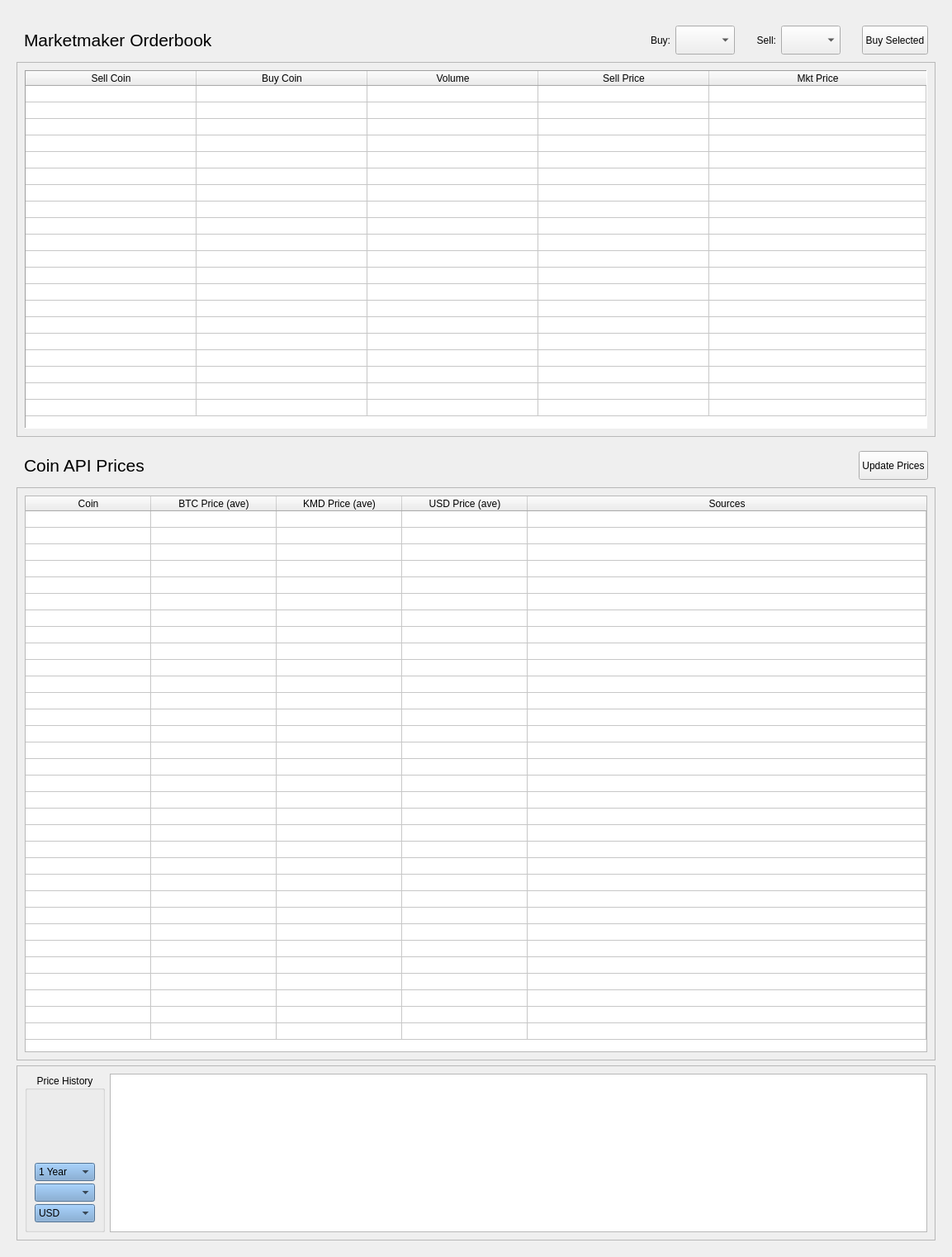
  <widget class="QWidget" name="tab_orderbook">
   <attribute name="title">
    <string>Market</string>
   </attribute>
   <layout class="QGridLayout" name="gridLayout_23">
    <item row="0" column="0">
     <widget class="QFrame" name="frame_59">
      <property name="sizePolicy">
       <sizepolicy hsizetype="MinimumExpanding" vsizetype="MinimumExpanding">
        <horstretch>0</horstretch>
        <verstretch>0</verstretch>
       </sizepolicy>
      </property>
      <property name="styleSheet">
       <string/>
      </property>
      <property name="frameShape">
       <enum>QFrame::NoFrame</enum>
      </property>
      <property name="frameShadow">
       <enum>QFrame::Raised</enum>
      </property>
      <layout class="QGridLayout" name="gridLayout_4">
       <item row="0" column="0">
        <widget class="QFrame" name="frame_7">
         <property name="sizePolicy">
          <sizepolicy hsizetype="Minimum" vsizetype="Minimum">
           <horstretch>0</horstretch>
           <verstretch>0</verstretch>
          </sizepolicy>
         </property>
         <property name="maximumSize">
          <size>
           <width>16777215</width>
           <height>16777215</height>
          </size>
         </property>
         <property name="styleSheet">
          <string notr="true"/>
         </property>
         <property name="frameShape">
          <enum>QFrame::NoFrame</enum>
         </property>
         <property name="frameShadow">
          <enum>QFrame::Raised</enum>
         </property>
         <layout class="QGridLayout" name="gridLayout_21">
          <property name="bottomMargin">
           <number>0</number>
          </property>
          <item row="0" column="5">
           <widget class="QComboBox" name="orderbook_sell_combo">
            <property name="sizePolicy">
             <sizepolicy hsizetype="Minimum" vsizetype="Minimum">
              <horstretch>0</horstretch>
              <verstretch>0</verstretch>
             </sizepolicy>
            </property>
            <property name="maximumSize">
             <size>
              <width>16777215</width>
              <height>35</height>
             </size>
            </property>
            <property name="styleSheet">
             <string notr="true"/>
            </property>
           </widget>
          </item>
          <item row="0" column="7">
           <widget class="QPushButton" name="orderbook_buy_btn">
            <property name="sizePolicy">
             <sizepolicy hsizetype="Minimum" vsizetype="Minimum">
              <horstretch>0</horstretch>
              <verstretch>0</verstretch>
             </sizepolicy>
            </property>
            <property name="maximumSize">
             <size>
              <width>16777215</width>
              <height>35</height>
             </size>
            </property>
            <property name="font">
             <font>
              <pointsize>9</pointsize>
             </font>
            </property>
            <property name="styleSheet">
             <string notr="true"/>
            </property>
            <property name="text">
             <string>Buy Selected</string>
            </property>
           </widget>
          </item>
          <item row="0" column="4">
           <widget class="QLabel" name="orderbook_sell_lbl">
            <property name="sizePolicy">
             <sizepolicy hsizetype="Minimum" vsizetype="Minimum">
              <horstretch>0</horstretch>
              <verstretch>0</verstretch>
             </sizepolicy>
            </property>
            <property name="text">
             <string>Sell:</string>
            </property>
            <property name="alignment">
             <set>Qt::AlignRight|Qt::AlignTrailing|Qt::AlignVCenter</set>
            </property>
           </widget>
          </item>
          <item row="0" column="2">
           <widget class="QComboBox" name="orderbook_buy_combo">
            <property name="sizePolicy">
             <sizepolicy hsizetype="Minimum" vsizetype="Minimum">
              <horstretch>0</horstretch>
              <verstretch>0</verstretch>
             </sizepolicy>
            </property>
            <property name="maximumSize">
             <size>
              <width>16777215</width>
              <height>35</height>
             </size>
            </property>
            <property name="styleSheet">
             <string notr="true"/>
            </property>
           </widget>
          </item>
          <item row="0" column="0">
           <widget class="QLabel" name="label_45">
            <property name="sizePolicy">
             <sizepolicy hsizetype="MinimumExpanding" vsizetype="Minimum">
              <horstretch>0</horstretch>
              <verstretch>0</verstretch>
             </sizepolicy>
            </property>
            <property name="maximumSize">
             <size>
              <width>16777215</width>
              <height>16777215</height>
             </size>
            </property>
            <property name="text">
             <string>&lt;html&gt;&lt;head/&gt;&lt;body&gt;&lt;p&gt;&lt;span style=&quot; font-size:16pt;&quot;&gt;Marketmaker Orderbook&lt;/span&gt;&lt;/p&gt;&lt;/body&gt;&lt;/html&gt;</string>
            </property>
           </widget>
          </item>
          <item row="0" column="1">
           <widget class="QLabel" name="orderbook_buy_lbl">
            <property name="sizePolicy">
             <sizepolicy hsizetype="Minimum" vsizetype="Minimum">
              <horstretch>0</horstretch>
              <verstretch>0</verstretch>
             </sizepolicy>
            </property>
            <property name="text">
             <string>Buy:</string>
            </property>
            <property name="alignment">
             <set>Qt::AlignRight|Qt::AlignTrailing|Qt::AlignVCenter</set>
            </property>
           </widget>
          </item>
          <item row="0" column="6">
           <spacer name="verticalSpacer_11">
            <property name="orientation">
             <enum>Qt::Vertical</enum>
            </property>
            <property name="sizeType">
             <enum>QSizePolicy::Minimum</enum>
            </property>
            <property name="sizeHint" stdset="0">
             <size>
              <width>20</width>
              <height>40</height>
             </size>
            </property>
           </spacer>
          </item>
          <item row="0" column="3">
           <spacer name="verticalSpacer_14">
            <property name="orientation">
             <enum>Qt::Vertical</enum>
            </property>
            <property name="sizeType">
             <enum>QSizePolicy::Minimum</enum>
            </property>
            <property name="sizeHint" stdset="0">
             <size>
              <width>20</width>
              <height>40</height>
             </size>
            </property>
           </spacer>
          </item>
         </layout>
        </widget>
       </item>
       <item row="1" column="0">
        <widget class="QFrame" name="frame_56">
         <property name="sizePolicy">
          <sizepolicy hsizetype="Minimum" vsizetype="MinimumExpanding">
           <horstretch>0</horstretch>
           <verstretch>0</verstretch>
          </sizepolicy>
         </property>
         <property name="styleSheet">
          <string notr="true"/>
         </property>
         <property name="frameShape">
          <enum>QFrame::StyledPanel</enum>
         </property>
         <property name="frameShadow">
          <enum>QFrame::Raised</enum>
         </property>
         <layout class="QGridLayout" name="gridLayout_24">
          <item row="0" column="0">
           <widget class="QTableWidget" name="orderbook_table">
            <property name="sizePolicy">
             <sizepolicy hsizetype="MinimumExpanding" vsizetype="Expanding">
              <horstretch>0</horstretch>
              <verstretch>0</verstretch>
             </sizepolicy>
            </property>
            <property name="styleSheet">
             <string notr="true"/>
            </property>
            <property name="frameShape">
             <enum>QFrame::Panel</enum>
            </property>
            <property name="frameShadow">
             <enum>QFrame::Sunken</enum>
            </property>
            <property name="sizeAdjustPolicy">
             <enum>QAbstractScrollArea::AdjustToContents</enum>
            </property>
            <property name="editTriggers">
             <set>QAbstractItemView::NoEditTriggers</set>
            </property>
            <property name="showDropIndicator" stdset="0">
             <bool>false</bool>
            </property>
            <property name="dragDropOverwriteMode">
             <bool>false</bool>
            </property>
            <property name="alternatingRowColors">
             <bool>false</bool>
            </property>
            <property name="selectionMode">
             <enum>QAbstractItemView::SingleSelection</enum>
            </property>
            <property name="selectionBehavior">
             <enum>QAbstractItemView::SelectRows</enum>
            </property>
            <property name="textElideMode">
             <enum>Qt::ElideMiddle</enum>
            </property>
            <property name="sortingEnabled">
             <bool>true</bool>
            </property>
            <property name="rowCount">
             <number>20</number>
            </property>
            <property name="columnCount">
             <number>5</number>
            </property>
            <attribute name="horizontalHeaderCascadingSectionResizes">
             <bool>true</bool>
            </attribute>
            <attribute name="horizontalHeaderDefaultSectionSize">
             <number>207</number>
            </attribute>
            <attribute name="horizontalHeaderShowSortIndicator" stdset="0">
             <bool>true</bool>
            </attribute>
            <attribute name="horizontalHeaderStretchLastSection">
             <bool>true</bool>
            </attribute>
            <attribute name="verticalHeaderVisible">
             <bool>false</bool>
            </attribute>
            <attribute name="verticalHeaderDefaultSectionSize">
             <number>20</number>
            </attribute>
            <attribute name="verticalHeaderHighlightSections">
             <bool>true</bool>
            </attribute>
            <attribute name="verticalHeaderMinimumSectionSize">
             <number>20</number>
            </attribute>
            <row/>
            <row/>
            <row/>
            <row/>
            <row/>
            <row/>
            <row/>
            <row/>
            <row/>
            <row/>
            <row/>
            <row/>
            <row/>
            <row/>
            <row/>
            <row/>
            <row/>
            <row/>
            <row/>
            <row/>
            <column>
             <property name="text">
              <string>Sell Coin</string>
             </property>
            </column>
            <column>
             <property name="text">
              <string>Buy Coin</string>
             </property>
            </column>
            <column>
             <property name="text">
              <string>Volume</string>
             </property>
            </column>
            <column>
             <property name="text">
              <string>Sell Price</string>
             </property>
            </column>
            <column>
             <property name="text">
              <string>Mkt Price</string>
             </property>
            </column>
           </widget>
          </item>
         </layout>
        </widget>
       </item>
       <item row="2" column="0">
        <widget class="QFrame" name="frame_12">
         <property name="sizePolicy">
          <sizepolicy hsizetype="Minimum" vsizetype="Minimum">
           <horstretch>0</horstretch>
           <verstretch>0</verstretch>
          </sizepolicy>
         </property>
         <property name="maximumSize">
          <size>
           <width>16777215</width>
           <height>16777215</height>
          </size>
         </property>
         <property name="styleSheet">
          <string notr="true"/>
         </property>
         <property name="frameShape">
          <enum>QFrame::NoFrame</enum>
         </property>
         <property name="frameShadow">
          <enum>QFrame::Raised</enum>
         </property>
         <layout class="QGridLayout" name="gridLayout_39">
          <property name="bottomMargin">
           <number>0</number>
          </property>
          <item row="0" column="2">
           <widget class="QPushButton" name="prices_update_btn">
            <property name="sizePolicy">
             <sizepolicy hsizetype="Minimum" vsizetype="Minimum">
              <horstretch>0</horstretch>
              <verstretch>0</verstretch>
             </sizepolicy>
            </property>
            <property name="maximumSize">
             <size>
              <width>16777215</width>
              <height>35</height>
             </size>
            </property>
            <property name="font">
             <font>
              <pointsize>9</pointsize>
             </font>
            </property>
            <property name="styleSheet">
             <string notr="true"/>
            </property>
            <property name="text">
             <string>Update Prices</string>
            </property>
           </widget>
          </item>
          <item row="0" column="0">
           <widget class="QLabel" name="prices_header_lbl">
            <property name="sizePolicy">
             <sizepolicy hsizetype="MinimumExpanding" vsizetype="Minimum">
              <horstretch>0</horstretch>
              <verstretch>0</verstretch>
             </sizepolicy>
            </property>
            <property name="minimumSize">
             <size>
              <width>0</width>
              <height>0</height>
             </size>
            </property>
            <property name="maximumSize">
             <size>
              <width>16777215</width>
              <height>16777215</height>
             </size>
            </property>
            <property name="text">
             <string>&lt;html&gt;&lt;head/&gt;&lt;body&gt;&lt;p&gt;&lt;span style=&quot; font-size:16pt;&quot;&gt;Coin API Prices&lt;/span&gt;&lt;/p&gt;&lt;/body&gt;&lt;/html&gt;</string>
            </property>
           </widget>
          </item>
          <item row="0" column="1">
           <spacer name="verticalSpacer_16">
            <property name="orientation">
             <enum>Qt::Vertical</enum>
            </property>
            <property name="sizeType">
             <enum>QSizePolicy::Minimum</enum>
            </property>
            <property name="sizeHint" stdset="0">
             <size>
              <width>20</width>
              <height>40</height>
             </size>
            </property>
           </spacer>
          </item>
         </layout>
        </widget>
       </item>
       <item row="3" column="0">
        <widget class="QFrame" name="frame_57">
         <property name="sizePolicy">
          <sizepolicy hsizetype="MinimumExpanding" vsizetype="MinimumExpanding">
           <horstretch>0</horstretch>
           <verstretch>0</verstretch>
          </sizepolicy>
         </property>
         <property name="styleSheet">
          <string notr="true"/>
         </property>
         <property name="frameShape">
          <enum>QFrame::StyledPanel</enum>
         </property>
         <property name="frameShadow">
          <enum>QFrame::Raised</enum>
         </property>
         <layout class="QGridLayout" name="gridLayout_20">
          <item row="0" column="0">
           <widget class="QTableWidget" name="prices_table">
            <property name="sizePolicy">
             <sizepolicy hsizetype="MinimumExpanding" vsizetype="MinimumExpanding">
              <horstretch>0</horstretch>
              <verstretch>0</verstretch>
             </sizepolicy>
            </property>
            <property name="styleSheet">
             <string notr="true"/>
            </property>
            <property name="sizeAdjustPolicy">
             <enum>QAbstractScrollArea::AdjustToContents</enum>
            </property>
            <property name="editTriggers">
             <set>QAbstractItemView::NoEditTriggers</set>
            </property>
            <property name="showDropIndicator" stdset="0">
             <bool>false</bool>
            </property>
            <property name="dragDropOverwriteMode">
             <bool>false</bool>
            </property>
            <property name="alternatingRowColors">
             <bool>false</bool>
            </property>
            <property name="selectionBehavior">
             <enum>QAbstractItemView::SelectRows</enum>
            </property>
            <property name="sortingEnabled">
             <bool>true</bool>
            </property>
            <property name="rowCount">
             <number>32</number>
            </property>
            <property name="columnCount">
             <number>5</number>
            </property>
            <attribute name="horizontalHeaderCascadingSectionResizes">
             <bool>true</bool>
            </attribute>
            <attribute name="horizontalHeaderDefaultSectionSize">
             <number>152</number>
            </attribute>
            <attribute name="horizontalHeaderShowSortIndicator" stdset="0">
             <bool>true</bool>
            </attribute>
            <attribute name="horizontalHeaderStretchLastSection">
             <bool>true</bool>
            </attribute>
            <attribute name="verticalHeaderVisible">
             <bool>false</bool>
            </attribute>
            <attribute name="verticalHeaderDefaultSectionSize">
             <number>20</number>
            </attribute>
            <attribute name="verticalHeaderHighlightSections">
             <bool>true</bool>
            </attribute>
            <attribute name="verticalHeaderMinimumSectionSize">
             <number>20</number>
            </attribute>
            <row/>
            <row/>
            <row/>
            <row/>
            <row/>
            <row/>
            <row/>
            <row/>
            <row/>
            <row/>
            <row/>
            <row/>
            <row/>
            <row/>
            <row/>
            <row/>
            <row/>
            <row/>
            <row/>
            <row/>
            <row/>
            <row/>
            <row/>
            <row/>
            <row/>
            <row/>
            <row/>
            <row/>
            <row/>
            <row/>
            <row/>
            <row/>
            <column>
             <property name="text">
              <string>Coin</string>
             </property>
            </column>
            <column>
             <property name="text">
              <string>BTC Price (ave)</string>
             </property>
            </column>
            <column>
             <property name="text">
              <string>KMD Price (ave)</string>
             </property>
            </column>
            <column>
             <property name="text">
              <string>USD Price (ave)</string>
             </property>
            </column>
            <column>
             <property name="text">
              <string>Sources</string>
             </property>
            </column>
           </widget>
          </item>
         </layout>
        </widget>
       </item>
       <item row="4" column="0">
        <widget class="QFrame" name="frame_32">
         <property name="maximumSize">
          <size>
           <width>16777215</width>
           <height>320</height>
          </size>
         </property>
         <property name="styleSheet">
          <string notr="true"/>
         </property>
         <property name="frameShape">
          <enum>QFrame::StyledPanel</enum>
         </property>
         <property name="frameShadow">
          <enum>QFrame::Raised</enum>
         </property>
         <layout class="QGridLayout" name="gridLayout_7">
          <item row="0" column="1">
           <widget class="PlotWidget" name="binance_history_graph">
            <property name="maximumSize">
             <size>
              <width>16777215</width>
              <height>16777215</height>
             </size>
            </property>
            <property name="styleSheet">
             <string/>
            </property>
            <property name="interactive">
             <bool>false</bool>
            </property>
            <property name="transformationAnchor">
             <enum>QGraphicsView::NoAnchor</enum>
            </property>
           </widget>
          </item>
          <item row="0" column="0">
           <widget class="QGroupBox" name="groupBox_8">
            <property name="styleSheet">
             <string notr="true"/>
            </property>
            <property name="title">
             <string>Price History</string>
            </property>
            <property name="alignment">
             <set>Qt::AlignCenter</set>
            </property>
            <layout class="QGridLayout" name="gridLayout_8">
             <property name="spacing">
              <number>3</number>
             </property>
             <item row="2" column="0">
              <widget class="QComboBox" name="history_timespan_combobox">
               <property name="styleSheet">
                <string notr="true">background-color: rgb(114, 159, 207);</string>
               </property>
               <property name="frame">
                <bool>true</bool>
               </property>
               <item>
                <property name="text">
                 <string>1 Year</string>
                </property>
               </item>
               <item>
                <property name="text">
                 <string>6 Mth</string>
                </property>
               </item>
               <item>
                <property name="text">
                 <string>3 Mth</string>
                </property>
               </item>
               <item>
                <property name="text">
                 <string>1 Mth</string>
                </property>
               </item>
               <item>
                <property name="text">
                 <string>1 Week</string>
                </property>
               </item>
               <item>
                <property name="text">
                 <string>24 Hrs</string>
                </property>
               </item>
              </widget>
             </item>
             <item row="0" column="0">
              <widget class="QFrame" name="frame_2">
               <property name="frameShape">
                <enum>QFrame::NoFrame</enum>
               </property>
               <property name="frameShadow">
                <enum>QFrame::Raised</enum>
               </property>
               <layout class="QGridLayout" name="gridLayout_11">
                <property name="leftMargin">
                 <number>0</number>
                </property>
                <property name="topMargin">
                 <number>9</number>
                </property>
                <property name="rightMargin">
                 <number>0</number>
                </property>
                <property name="bottomMargin">
                 <number>9</number>
                </property>
                <property name="spacing">
                 <number>0</number>
                </property>
                <item row="0" column="0">
                 <widget class="QLabel" name="binance_history_icon">
                  <property name="minimumSize">
                   <size>
                    <width>0</width>
                    <height>0</height>
                   </size>
                  </property>
                  <property name="maximumSize">
                   <size>
                    <width>64</width>
                    <height>64</height>
                   </size>
                  </property>
                  <property name="text">
                   <string>&lt;html&gt;&lt;head/&gt;&lt;body&gt;&lt;p&gt;&lt;img src=&quot;:/64/img/64/placeholder.png&quot;/&gt;&lt;/p&gt;&lt;/body&gt;&lt;/html&gt;</string>
                  </property>
                  <property name="alignment">
                   <set>Qt::AlignCenter</set>
                  </property>
                 </widget>
                </item>
               </layout>
              </widget>
             </item>
             <item row="3" column="0">
              <widget class="QComboBox" name="history_coin_combobox">
               <property name="styleSheet">
                <string notr="true">background-color: rgb(114, 159, 207);</string>
               </property>
               <property name="frame">
                <bool>true</bool>
               </property>
              </widget>
             </item>
             <item row="4" column="0">
              <widget class="QComboBox" name="history_quote_combobox">
               <property name="styleSheet">
                <string notr="true">background-color: rgb(114, 159, 207);</string>
               </property>
               <property name="frame">
                <bool>true</bool>
               </property>
               <item>
                <property name="text">
                 <string>USD</string>
                </property>
               </item>
               <item>
                <property name="text">
                 <string>BTC</string>
                </property>
               </item>
               <item>
                <property name="text">
                 <string>KMD</string>
                </property>
               </item>
              </widget>
             </item>
            </layout>
           </widget>
          </item>
         </layout>
        </widget>
       </item>
      </layout>
     </widget>
    </item>
   </layout>
  </widget>
